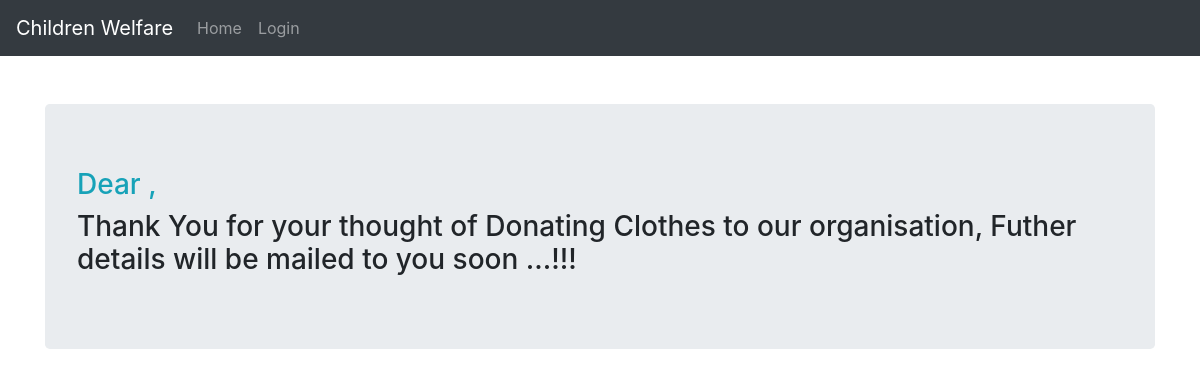
Before: /msg/1/ with the older database file.
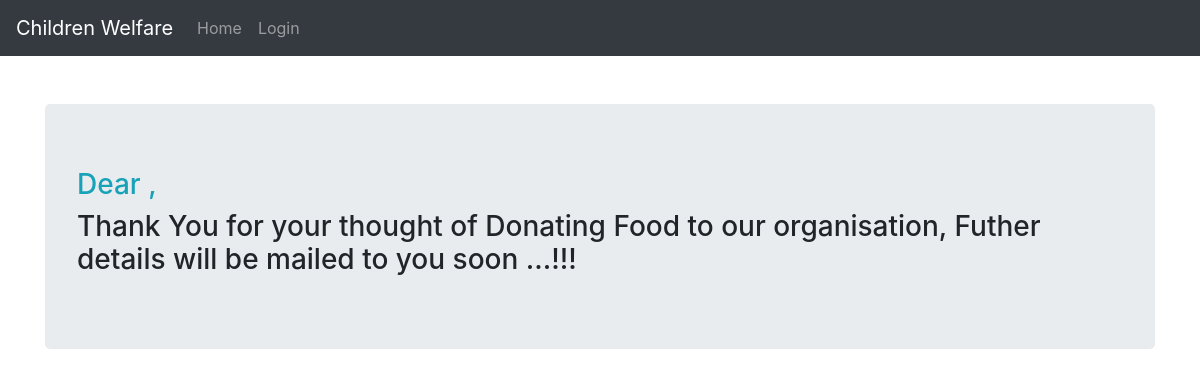
After: the same page with the newer database file.
### App/models.py (models this page shows)
class Donate(models.Model):
	d=[('Yearly',"Yearly Once"),('Monthly',"Monthly Once"),('Quarterly',"Quarterly Once"),('One Time',"One time donation")]
	s=[('Food',"Food"),('Clothes',"Clothes"),('Money',"Money")]
	username=models.CharField(max_length=50)
	email=models.EmailField(max_length=50)
	ways_to_donate=models.CharField(max_length=50,choices=d,default='select')
	donating_to=models.CharField(max_length=50)
	sponsor_way=models.CharField(max_length=50,choices=s,default='select')
	donating_date=models.DateField()
	uid=models.ForeignKey(User,on_delete=models.CASCADE)

### App/views.py (the view)
# urls.py: path('msg/<int:m>/',views.message,name='msg'),
def message(request,m):
	s=Donate.objects.get(id=m)
	return render(request,'html/message.html',{'q':s})

### App/templates/html/message.html (shortened to what this page needs)
{% extends 'html/base.html' %}
{% block content %}
<div class="container mt-5">
	<div class="card-md-5">
	<div class="jumbotron">
		<h3 class="text-info">Dear {{user.username}} ,</h3>
		<h3>Thank You for your thought of Donating {{q.sponsor_way}} to our organisation, Futher details will be mailed to you soon ...!!!</h3>
     </div>
	</div>
</div>
{% endblock %}

Changed rows visible on the page:
changed Donate: sponsor_way "Clothes" → "Food"
